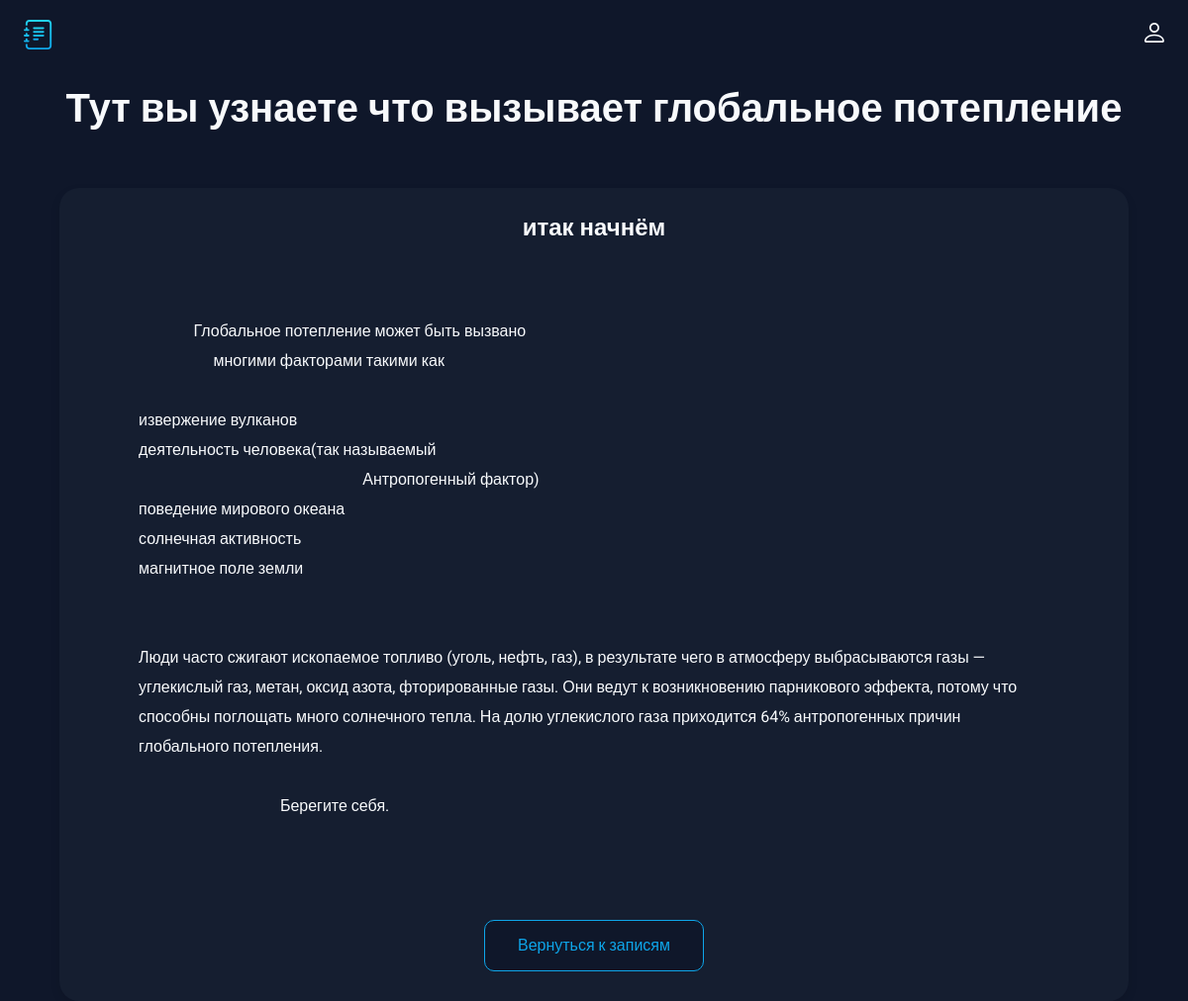
The page /card/3 on the database its author committed.
### main.py (models this page shows, shortened)
class Card(db.Model):
    id = db.Column(db.Integer, primary_key=True)
    title = db.Column(db.String(100), nullable=False)
    subtitle = db.Column(db.String(300), nullable=False)
    text = db.Column(db.Text, nullable=False)

### main.py (the view)
@app.route('/card/<int:id>')
def card(id):
    card = Card.query.get(id)
    return render_template('card.html', card=card)

### templates/card.html (shortened to what this page needs)
<!doctype html>
<html lang="ru">
<head>
  <link rel="stylesheet" href="../static/css/style.css">
</head>
<body>
  <header class="header">
    <img src="../static/img/logo.svg" alt="logo" width="30" height="30">
    <ul class="main-list">
        <li class="list__item">
          <a href="">
            <img src="../static/img/login.svg" alt="login" width="20" height="20">
          </a>
    </ul>
  </header>
  <main class="main">
    {% block content %}
    <h1 class="main__title">{{card.title}}</h1>
    <div class="main__block">
      <h2 class="main__subtitle">{{card.subtitle}}</h2>
      <div class="main__text">
      {{card.text}}
      </div>
      <a class="main__link" href="/">Вернуться к записям</a>
    </div>
  </main>
  {% endblock %}
</body>
</html>

### static/css/style.css (style rules this page uses)
body { margin: 0; padding: 0; font-family: 'Roboto', sans-serif; font-size: 16px; line-height: 20px; background-color: #0F172A; color: #F8FAFC; }
h1, h2, p { margin: 0; }
img { object-fit: contain; }
a { text-decoration: none; color: inherit; transition: 0.2s; }
ul { list-style: none; margin: 0; padding: 0; }
.header { display: flex; justify-content: space-between; align-items: center; padding: 20px 2%; margin-bottom: 30px; }
.main-list { display: flex; align-items: center; gap: 20px; }
.main__title { font-size: 40px; text-align: center; margin-bottom: 70px; }
.main { padding: 0 5%; }
.main__block { background: rgba(30, 41, 59, 0.4); border-radius: 20px; box-shadow: 0px 4px 10px rgba(0, 0, 0, 0.1); padding: 30px 80px; display: flex; flex-direction: column; align-items: center; }
.main__subtitle { text-align: center; margin-bottom: 50px; }
.main__text { line-height: 30px; margin-bottom: 40px; white-space: pre-wrap; align-self: flex-start; }
.main__link { display: block; border: 1px solid rgba(14, 165, 233, 1); background: #0F172A; border-radius: 10px; color: rgba(14, 165, 233, 1); padding: 15px 10px; font: inherit; width: 200px; text-align: center; cursor: pointer; transition: 0.2s; }

### rows shown on the page
Card: title "Тут вы узнаете что вызывает глобальное потепление", subtitle "итак начнём", text "Глобальное потепление может быть вызвано многими факторами такими как извержение вулканов деятельность человека(так называемый Антропогенный фактор) поведение мирового океана солнечная активность магнитное поле земли Люди часто сжигают ископаемое топливо (уголь, нефть, газ), в результате чего в атмосферу выбрасываются газы — углекислый газ, метан, оксид азота, фторированные газы. Они ведут к возникновению парникового эффекта, потому что способны поглощать много солнечного тепла. На долю углекислого газа приходится 64% антропогенных причин глобального потепления. Берегите себя."
